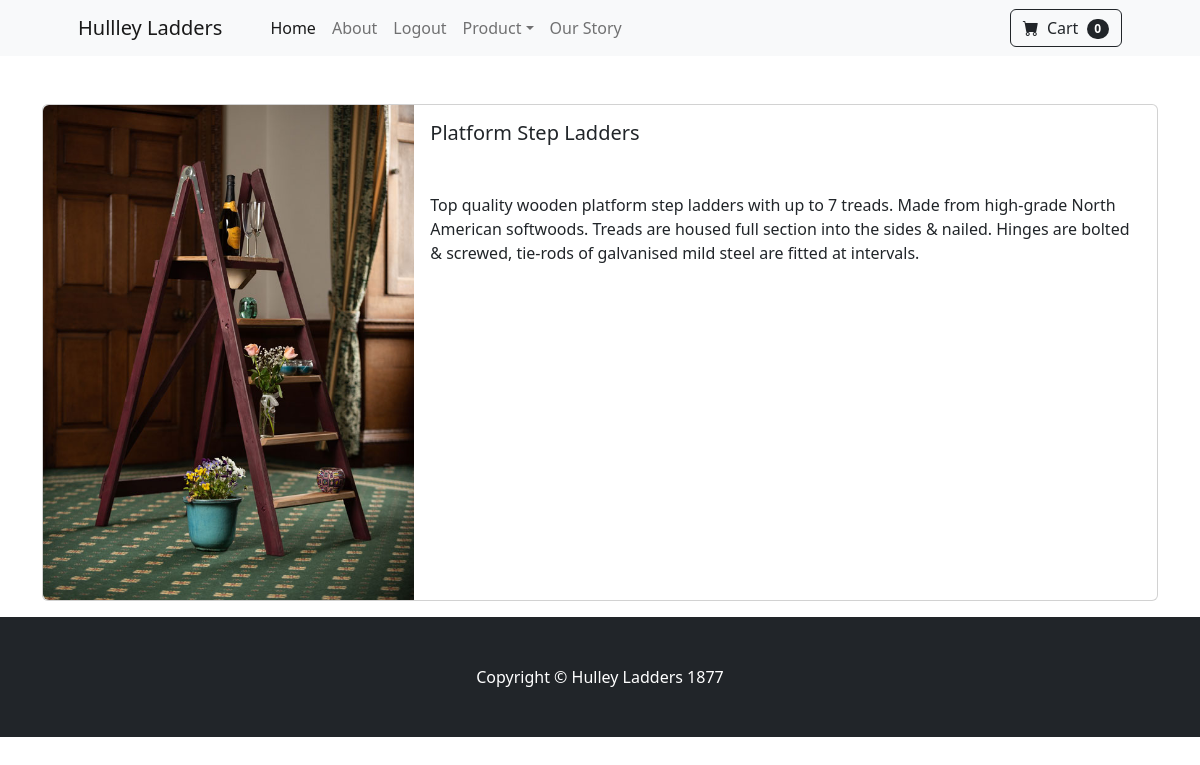
Screenshot of /products/Platform-Step-Ladders/ (signed in) with the database file from the repository.
### Products/models/product.py (models this page shows, shortened)
class Product(models.Model):
    name = models.CharField(max_length=100)
    slug = models.SlugField(max_length=100, blank=True, unique=True)
    category = models.ForeignKey(Category, on_delete=models.CASCADE, default=1)
    description = models.TextField(blank=True, null=True)
    base_price = models.DecimalField(default=0, max_digits=6, decimal_places=2)
    image = models.ImageField(upload_to='uploads/products/')
    available = models.BooleanField(default=True)
    featured = models.BooleanField(default=False)

### Products/views/productpage.py (the view)
# urls.py: path("products/<slug:slug>/", ProductPage.as_view(), name="product"),
class ProductPage(DetailView):
    model = Product
    template_name = 'product.html'
    context_object_name = 'product'
    slug_field = "slug"
    slug_url_kwarg = "slug"

### templates/product.html
{% extends 'base.html' %}
{% block content %}
<div class=" container mt-5">
  <div class="card mb-3">
    <div class="row g-0">
      <div class="col-md-4">
        <img src="{{product.image.url}}" class="img-fluid rounded-start" alt="{{product.slug}}">
      </div>
      <div class="col-md-8">
        <div class="card-body">
          <h5 class="card-title mb-5">{{product.name}}</h5>
          <p class="card-text">{{product.description}}</p>
        </div>
      </div>
    </div>
  </div>
</div>
{% endblock %}

### rows the page displays
Product: image (picture), name "Platform Step Ladders", description "Top quality wooden platform step ladders with up to 7 treads. Made from high-grade North American softwoods. Treads are housed full section into the sides & nailed. Hinges are bolted & screwed, tie-rods of galvanised mild steel are fitted at intervals."
